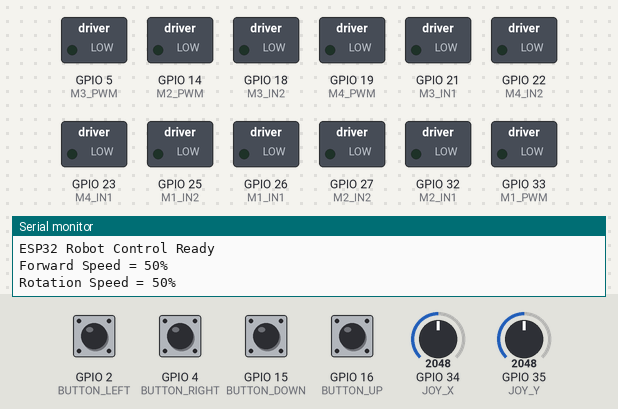
This sketch was run on a simulated ESP32. On the bench: switched loads named in the sketch (green lamp = pin HIGH), the last lines printed to the serial monitor. Inputs (shaded band) come from the test bench; at power-on: GPIO 2 (BUTTON_LEFT), GPIO 4 (BUTTON_RIGHT), GPIO 15 (BUTTON_DOWN), GPIO 16 (BUTTON_UP) HIGH, GPIO 34 (JOY_X) = 2048, GPIO 35 (JOY_Y) = 2048.

Above: at 1.2 s.
1.3 s: GPIO 34 (JOY_X) set to 2594
2.8 s: GPIO 34 (JOY_X) set to 2697
At 4.0 s:
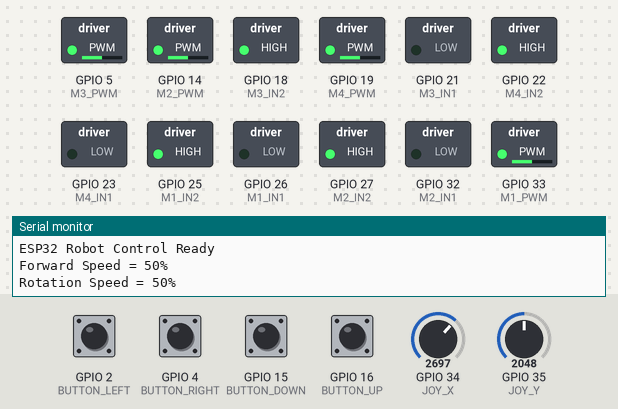
4.3 s: GPIO 4 (BUTTON_RIGHT) pulled LOW for 0.15 s
At 5.5 s:
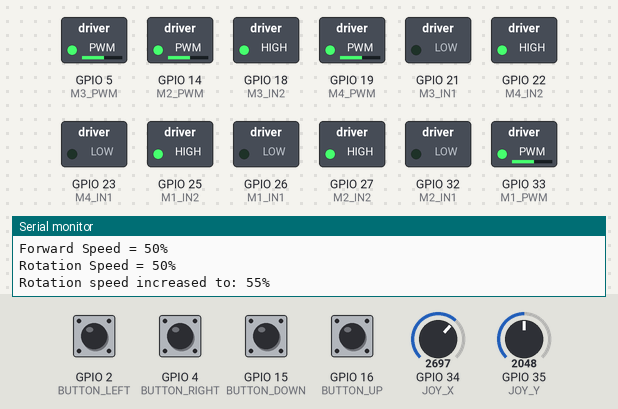
5.9 s: GPIO 35 (JOY_Y) set to 2595
7.4 s: GPIO 35 (JOY_Y) set to 2713
At 8.6 s:
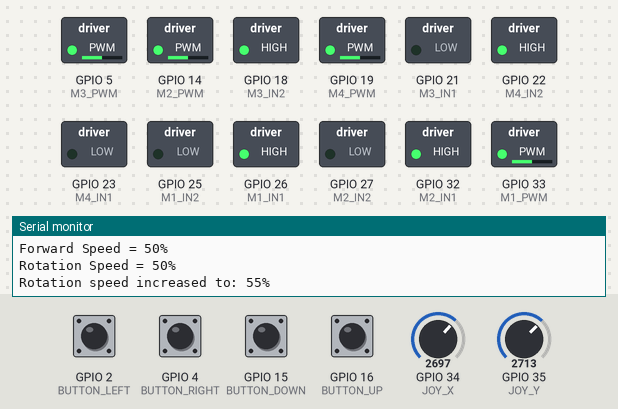
8.9 s: GPIO 16 (BUTTON_UP) pulled LOW for 0.15 s
At 9.5 s:
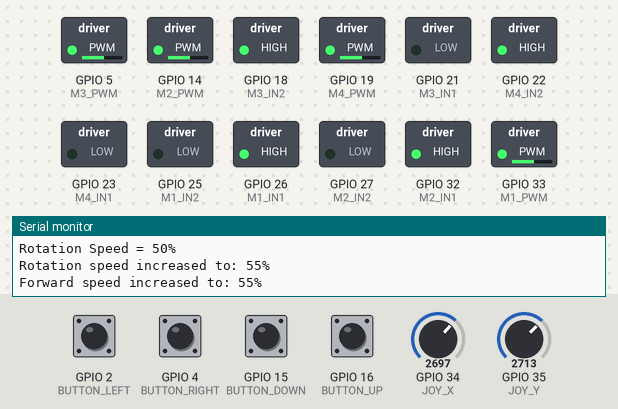
Timing chart, 0 to 11.5 s (numbered marks = the images above; inputs shaded):
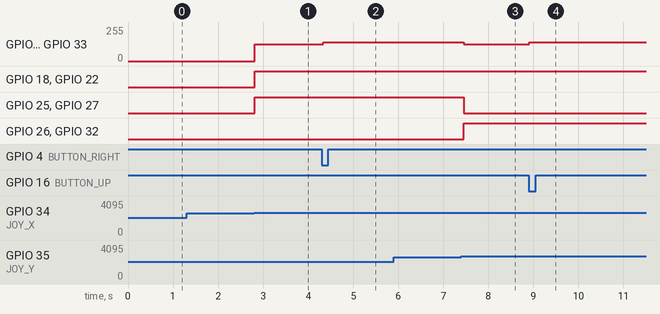

Measured:
- the behaviour switches between 2648 and 2649 on GPIO 34 (JOY_X) (found by bisection; images 0 and 1)
- the behaviour switches between 2648 and 2649 on GPIO 35 (JOY_Y) (found by bisection; images 2 and 3)
- after the input at 1.3 s, every drawn part: stays the same
- after the input at 2.8 s, GPIO 5 (M3_PWM), GPIO 14 (M2_PWM), GPIO 19 (M4_PWM), GPIO 33 (M1_PWM): 0/255 → 127/255 at once; GPIO 18 (M3_IN2), GPIO 22 (M4_IN2), GPIO 25 (M1_IN2), GPIO 27 (M2_IN2): LOW → HIGH at once
- after the input at 4.3 s, GPIO 5 (M3_PWM), GPIO 14 (M2_PWM), GPIO 19 (M4_PWM), GPIO 33 (M1_PWM): 127/255 → 139/255 at once
- after the input at 5.9 s, every drawn part: stays the same
- after the input at 7.4 s, GPIO 5 (M3_PWM), GPIO 14 (M2_PWM), GPIO 19 (M4_PWM), GPIO 33 (M1_PWM): 139/255 → 127/255 after 0.05 s; GPIO 25 (M1_IN2), GPIO 27 (M2_IN2): HIGH → LOW after 0.05 s; GPIO 26 (M1_IN1), GPIO 32 (M2_IN1): LOW → HIGH after 0.05 s
- after the input at 8.9 s, GPIO 5 (M3_PWM), GPIO 14 (M2_PWM), GPIO 19 (M4_PWM), GPIO 33 (M1_PWM): 127/255 → 139/255 at once

The sketch:

lab1.ino
```cpp
// Motor 1 = Front Left
#define M1_PWM 33
#define M1_IN1 26
#define M1_IN2 25

// Motor 2 = Rear Left
#define M2_PWM 14
#define M2_IN1 32
#define M2_IN2 27

// Motor 3 = Rear Right
#define M3_PWM 5
#define M3_IN1 21
#define M3_IN2 18

// Motor 4 = Front Right
#define M4_PWM 19
#define M4_IN1 23
#define M4_IN2 22

// PWM Channels
#define CH_M1 0
#define CH_M2 1
#define CH_M3 2
#define CH_M4 3

// Button pins
#define BUTTON_UP     16   // Increase forward speed
#define BUTTON_DOWN   15   // Decrease forward speed
#define BUTTON_RIGHT  4    // Increase rotation speed
#define BUTTON_LEFT   2    // Decrease rotation speed

// Joystick pins - Requirement
#define JOY_X 34
#define JOY_Y 35

// Joystick settings
#define JOY_CENTER 2048
#define DEADZONE 600

// Speed settings in percentage
int forwardSpeed = 50;     // 0% - 100%
int rotationSpeed = 50;    // 0% - 100%

#define SPEED_STEP 5
#define MIN_SPEED 0
#define MAX_SPEED 100

// Button previous states
bool lastUpBtn = HIGH;
bool lastDownBtn = HIGH;
bool lastLeftBtn = HIGH;
bool lastRightBtn = HIGH;

void setup() {
  Serial.begin(115200);

  // Motor direction pins
  pinMode(M1_IN1, OUTPUT);
  pinMode(M1_IN2, OUTPUT);

  pinMode(M2_IN1, OUTPUT);
  pinMode(M2_IN2, OUTPUT);

  pinMode(M3_IN1, OUTPUT);
  pinMode(M3_IN2, OUTPUT);

  pinMode(M4_IN1, OUTPUT);
  pinMode(M4_IN2, OUTPUT);

  // Joystick pins
  pinMode(JOY_X, INPUT);
  pinMode(JOY_Y, INPUT);

  // Button pins
  pinMode(BUTTON_UP, INPUT_PULLUP);
  pinMode(BUTTON_DOWN, INPUT_PULLUP);
  pinMode(BUTTON_LEFT, INPUT_PULLUP);
  pinMode(BUTTON_RIGHT, INPUT_PULLUP);

  // PWM setup
  ledcSetup(CH_M1, 20000, 8);
  ledcSetup(CH_M2, 20000, 8);
  ledcSetup(CH_M3, 20000, 8);
  ledcSetup(CH_M4, 20000, 8);

  ledcAttachPin(M1_PWM, CH_M1);
  ledcAttachPin(M2_PWM, CH_M2);
  ledcAttachPin(M3_PWM, CH_M3);
  ledcAttachPin(M4_PWM, CH_M4);

  stopAll();

  Serial.println("ESP32 Robot Control Ready");
  Serial.println("Forward Speed = 50%");
  Serial.println("Rotation Speed = 50%");
}

void loop() {
  // 1. Read and update button speed control
  handleSpeedButtons();

  // 2. Read joystick values
  int xValue = analogRead(JOY_X);
  int yValue = analogRead(JOY_Y);

  // 3. Check joystick direction using dead zone
  bool moveForward  = yValue < JOY_CENTER - DEADZONE;
  bool moveBackward = yValue > JOY_CENTER + DEADZONE;
  bool turnLeftDir  = xValue < JOY_CENTER - DEADZONE;
  bool turnRightDir = xValue > JOY_CENTER + DEADZONE;

  // 4. Decide robot movement
  if (moveForward) {
    // Serial.println("Moving Forward");
    forward(percentToPWM(forwardSpeed));
  }
  else if (moveBackward) {
    // Serial.println("Moving Backward");
    backward(percentToPWM(forwardSpeed));
  }
  else if (turnLeftDir) {
    // Serial.println("Turning Left");
    turnLeft(percentToPWM(rotationSpeed));
  }
  else if (turnRightDir) {
    // Serial.println("Turning Right");
    turnRight(percentToPWM(rotationSpeed));
  }
  else {
    // Serial.println("Stop");
    stopAll();
  }

  delay(50);
}

// Convert percentage speed 0-100 to PWM 0-255

int percentToPWM(int percent) {
  percent = constrain(percent, 0, 100);
  return map(percent, 0, 100, 0, 255);
}

// Button Speed Control

void handleSpeedButtons() {
  bool upBtn = digitalRead(BUTTON_UP);
  bool downBtn = digitalRead(BUTTON_DOWN);
  bool leftBtn = digitalRead(BUTTON_LEFT);
  bool rightBtn = digitalRead(BUTTON_RIGHT);

  // Button is pressed when LOW because INPUT_PULLUP is used

  if (lastUpBtn == HIGH && upBtn == LOW) {
    forwardSpeed += SPEED_STEP;
    forwardSpeed = constrain(forwardSpeed, MIN_SPEED, MAX_SPEED);

    Serial.print("Forward speed increased to: ");
    Serial.print(forwardSpeed);
    Serial.println("%");
  }

  if (lastDownBtn == HIGH && downBtn == LOW) {
    forwardSpeed -= SPEED_STEP;
    forwardSpeed = constrain(forwardSpeed, MIN_SPEED, MAX_SPEED);

    Serial.print("Forward speed decreased to: ");
    Serial.print(forwardSpeed);
    Serial.println("%");
  }

  if (lastRightBtn == HIGH && rightBtn == LOW) {
    rotationSpeed += SPEED_STEP;
    rotationSpeed = constrain(rotationSpeed, MIN_SPEED, MAX_SPEED);

    Serial.print("Rotation speed increased to: ");
    Serial.print(rotationSpeed);
    Serial.println("%");
  }

  if (lastLeftBtn == HIGH && leftBtn == LOW) {
    rotationSpeed -= SPEED_STEP;
    rotationSpeed = constrain(rotationSpeed, MIN_SPEED, MAX_SPEED);

    Serial.print("Rotation speed decreased to: ");
    Serial.print(rotationSpeed);
    Serial.println("%");
  }

  lastUpBtn = upBtn;
  lastDownBtn = downBtn;
  lastLeftBtn = leftBtn;
  lastRightBtn = rightBtn;
}

// Movement Functions

void forward(int speed) {
  // Left side reversed
  setMotor(CH_M1, M1_IN1, M1_IN2, speed, false);  // Front Left
  setMotor(CH_M2, M2_IN1, M2_IN2, speed, false);  // Rear Left

  // Right side normal
  setMotor(CH_M4, M4_IN1, M4_IN2, speed, true);   // Front Right
  setMotor(CH_M3, M3_IN1, M3_IN2, speed, true);   // Rear Right
}

void backward(int speed) {
  // Left side reversed
  setMotor(CH_M1, M1_IN1, M1_IN2, speed, true);   // Front Left
  setMotor(CH_M2, M2_IN1, M2_IN2, speed, true);   // Rear Left

  // Right side normal
  setMotor(CH_M4, M4_IN1, M4_IN2, speed, false);  // Front Right
  setMotor(CH_M3, M3_IN1, M3_IN2, speed, false);  // Rear Right
}

void turnLeft(int speed) {
  // Left side backward
  setMotor(CH_M1, M1_IN1, M1_IN2, speed, true);   // Front Left
  setMotor(CH_M2, M2_IN1, M2_IN2, speed, true);   // Rear Left

  // Right side forward
  setMotor(CH_M4, M4_IN1, M4_IN2, speed, true);   // Front Right
  setMotor(CH_M3, M3_IN1, M3_IN2, speed, true);   // Rear Right
}

void turnRight(int speed) {
  // Left side forward
  setMotor(CH_M1, M1_IN1, M1_IN2, speed, false);  // Front Left
  setMotor(CH_M2, M2_IN1, M2_IN2, speed, false);  // Rear Left

  // Right side backward
  setMotor(CH_M4, M4_IN1, M4_IN2, speed, false);  // Front Right
  setMotor(CH_M3, M3_IN1, M3_IN2, speed, false);  // Rear Right
}

// Motor Helper Functions

void stopAll() {
  ledcWrite(CH_M1, 0);
  ledcWrite(CH_M2, 0);
  ledcWrite(CH_M3, 0);
  ledcWrite(CH_M4, 0);

  digitalWrite(M1_IN1, LOW);
  digitalWrite(M1_IN2, LOW);

  digitalWrite(M2_IN1, LOW);
  digitalWrite(M2_IN2, LOW);

  digitalWrite(M3_IN1, LOW);
  digitalWrite(M3_IN2, LOW);

  digitalWrite(M4_IN1, LOW);
  digitalWrite(M4_IN2, LOW);
}

void setMotor(int channel, int in1, int in2, int speed, bool isForward) {
  speed = constrain(speed, 0, 255);

  if (isForward) {
    digitalWrite(in1, HIGH);
    digitalWrite(in2, LOW);
  } else {
    digitalWrite(in1, LOW);
    digitalWrite(in2, HIGH);
  }

  ledcWrite(channel, speed);
}
```
